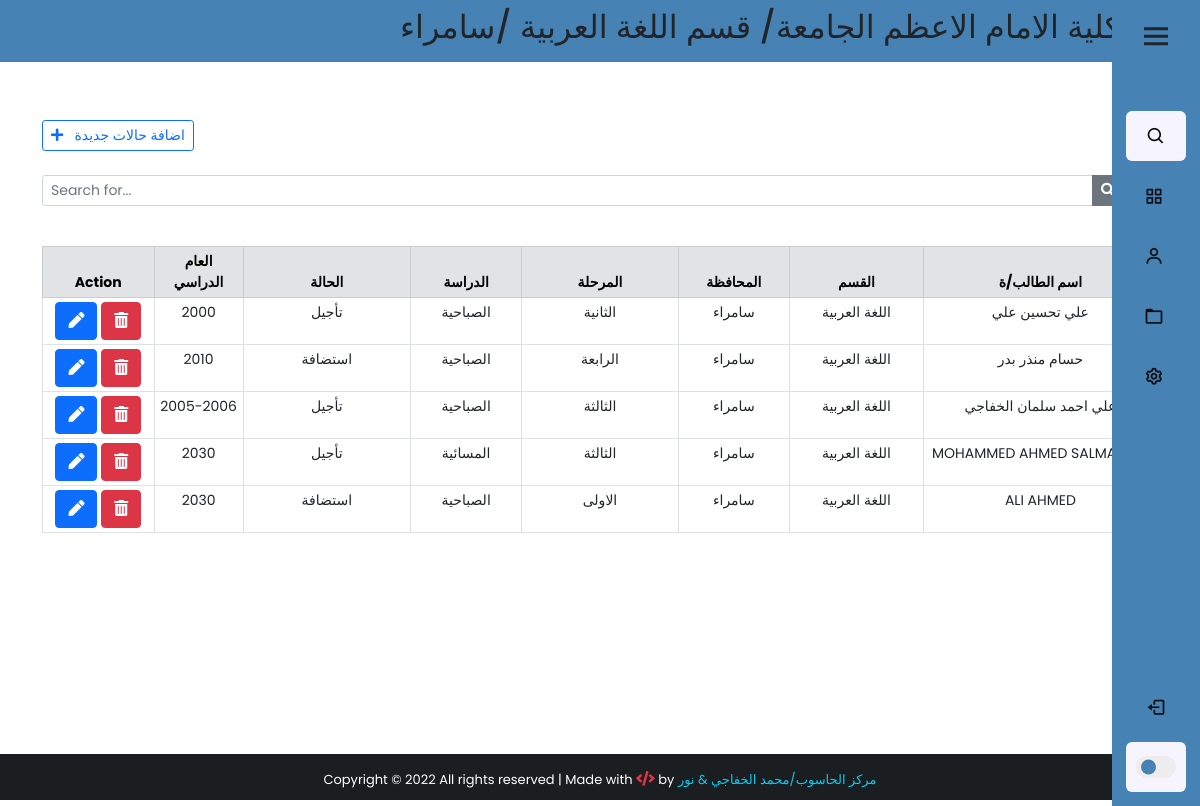
The app's page /backendState/ (signed in), older data.
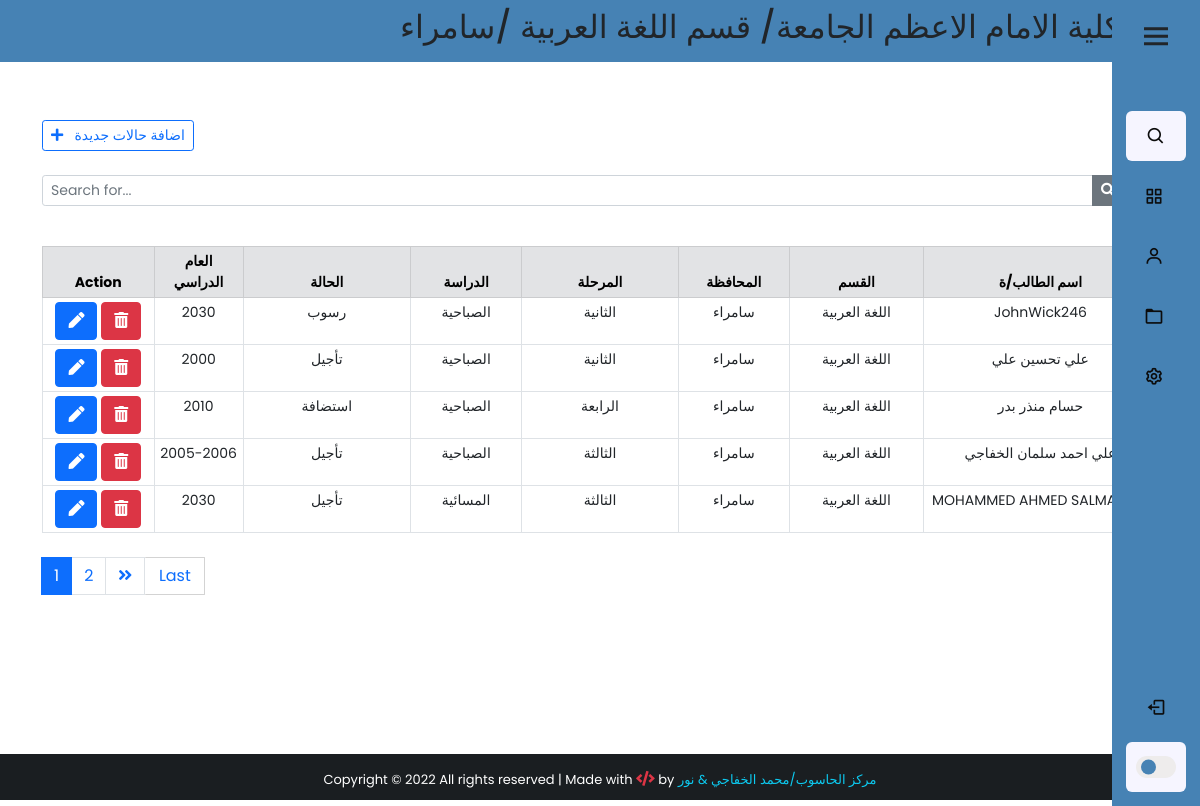
The same page, newer data.
### app/models.py (models this page shows, shortened)
class StudentStatus(models.Model):
    state_list = (
        ("استضافة","استضافة"),
        ("نقل", "نقل"),
        ("تأجيل", "تأجيل"),
        ("رسوب", "رسوب"),
        ("ترقين قيد", "ترقين قيد"),
    )
    stage_list = (
        ("الاولى", "الاولى"),
        ("الثانية", "الثانية"),
        ("الثالثة", "الثالثة"),
        ("الرابعة", "الرابعة"),
    )
    study_list = (
        ("الصباحية", "الصباحية"),
        ("المسائية", "المسائية"),
    )
    user = models.CharField(max_length=100, verbose_name="اسم المستخدم")
    name = models.CharField(max_length=100, verbose_name="اسم الطالب/ة")
    Dname = models.CharField(max_length=100, verbose_name="القسم")
    Cname = models.CharField(max_length=100, verbose_name="المحافظة")
    stage = models.CharField(max_length=50, verbose_name="المرحلة", choices=stage_list)
    state = models.CharField(max_length=100, verbose_name="حالة الطالب",choices=state_list)
    year = models.CharField(max_length=50, verbose_name="العام الدراسي")
    study = models.CharField(max_length=20,verbose_name="الدراسة", choices=study_list,null=True)
    note = models.TextField(blank=True, null=True, verbose_name="الملاحظات")
    created_at = models.DateTimeField(auto_now_add=True)
    class Meta:
        verbose_name_plural = "حالات الطلبة"

### app/views.py (the view)
# urls.py: path('backendState/', views.backendState, name='backendState'),
@cache_control(no_cache=True, must_revalidate=True, no_store=True)
@login_required(login_url='login')
def backendState(request):
    if 'q' in request.GET:
        q = request.GET['q']
        user = request.user.userprofile
        all_student_list = StudentStatus.objects.filter(
            Q(name__icontains=q) | Q(state=q) | Q(
                stage=q) | Q(study=q)
        ).order_by('-created_at')
        all_student_list=all_student_list.filter(Dname=user.Dname,Cname=user.Cname,user=user.user)
    else:
        user = request.user.userprofile
        all_student_list = StudentStatus.objects.all().filter(
            user=user.user, Dname=user.Dname, Cname=user.Cname).order_by('-created_at')
    paginator = Paginator(all_student_list, 5)
    page = request.GET.get('page')
    all_students_state = paginator.get_page(page)
    context = {
        'stdState': all_students_state,
        'user': user,
    }
    return render(request, 'students_status/backend-state.html', context)

### app/models.py (called while the page is built)
    def __str__(self):
        return self.Dname

    def __str__(self):
        return self.Cname

### app/templates/students_status/backend-state.html (shortened to what this page needs)
{% extends 'base2.html' %}
{% block content %}
<div class="container" style="padding-top:10px;">
     <br><br>
     <div class="d-flex justify-content-between">
          <a href="{% url 'add_studentState' %}" class="btn btn-outline-primary btn-sm"> <i class="fas fa-plus"></i>&nbsp;&nbsp; اضافة حالات جديدة</a>
     </div>
     <form action="">
          <div class="input-group input-group-sm mb-3 mt-4">
               <input type="text" name="q" class="form-control" placeholder="Search for..." value="{{ request.GET.q }}">
               <button class="btn btn-secondary"><i class="fas fa-search"></i></button>
               <a href="{% url 'backendState' %}" class="btn btn-dark" style="margin-left:2px;"></a>
          </div>
     </form>
     <center>
          <table class="table table-bordered table-sm mt-4" style="text-align: center; font-size: 14px;">
               <thead class="table-secondary">
                  <div class="row">
                    <tr>
                         <th class="col-lg-2 col-sm-1" style="width:10%;" colspan="1">Action</th>
                         <th class="col-lg-2 col-sm-1" style="width:8%;">العام الدراسي</th>
                         <th class="col-lg-2 col-sm-1" style="width:15%;">الحالة</th>
                         <th class="col-lg-2 col-sm-1" style="width:10%;">الدراسة </th>
                         <th class="col-lg-2 col-sm-1" style="width:14%;">المرحلة </th>
                         <th class="col-lg-2 col-sm-1" style="width:10%;">المحافظة</th>
                         <th class="col-lg-2 col-sm-1" style="width:12%;">القسم</th>
                         <th class="col-lg-2 col-sm-1" style="width:21%;">اسم الطالب/ة</th>
                    </tr>
              </div>
               </thead>
               {% for std in stdState %}
               <tr>
                     <td>
                         <a href="/studentState/{{std.id}}" class="btn btn-primary " title="Edit patient">
                              <i class="fas fa-pen"></i>
                         </a>
                         <a class="btn btn-secondary btn-danger" title="Remove patient" data-bs-toggle="modal" data-bs-target="#deleteModal{{std.pk}}">
                              <i class="fas fa-trash-alt"></i>
                         </a>
                     </td>
                    <td>{{std.year}}</td>
                    <td>{{std.state}}</td>
                    <td>{{std.study}}</td>
                    <td>{{std.stage}}</td>
                    <td>{{std.Cname}}</td>
                    <td>{{std.Dname}}</td>
                    <td >{{std.name}}</td>
               </tr>
               {% endfor %}
          </table>
     </center>
      <nav class="mt-4" aria-label="page navigation example">
          {% if stdState.has_other_pages %}
          <ul class="pagination justify-content-left">
               {% for i in stdState.paginator.page_range %}
               {% if stdState.number == i %}
               <li class="page-item active"><span class="page-link">{{i}}</span></li>
               {% else %}
               <li class="page-item"><a href="?page={{i}}" class="page-link">{{ i }}</a></li>
               {% endif %}
               {% endfor %}
               {% if stdState.has_next %}
               <li class="page-item"><a href="?page={{stdState.next_page_number}}" class="page-link"><i class="fas fa-angle-double-right"></i></a></li>
               <a href="?page={{stdState.paginator.num_pages}}" class="btn btn-outline-primary mb-4" style="width:60px; border-radius:1px; border:1px solid #d3d3d3; border-left: none;">Last</a>
               {% else %}
               <li class="page-item disabled"></li>
               {% endif %}
          </ul>
          {% endif %}
          </nav>
    <br> <br>
     </div>
{% endblock content %}

Row changes from the older to the newer data that the page shows:
no longer on this page (row unchanged): StudentStatus: year "2030", state "استضافة", study "الصباحية", stage "الاولى", Cname "سامراء", Dname "اللغة العربية", name "ALI AHMED"
added StudentStatus: year "2030", state "رسوب", study "الصباحية", stage "الثانية", Cname "سامراء", Dname "اللغة العربية", name "JohnWick246"
Text that changed along with them:
new list line: "1"
new list line: "2"
text now shown: "Last"
